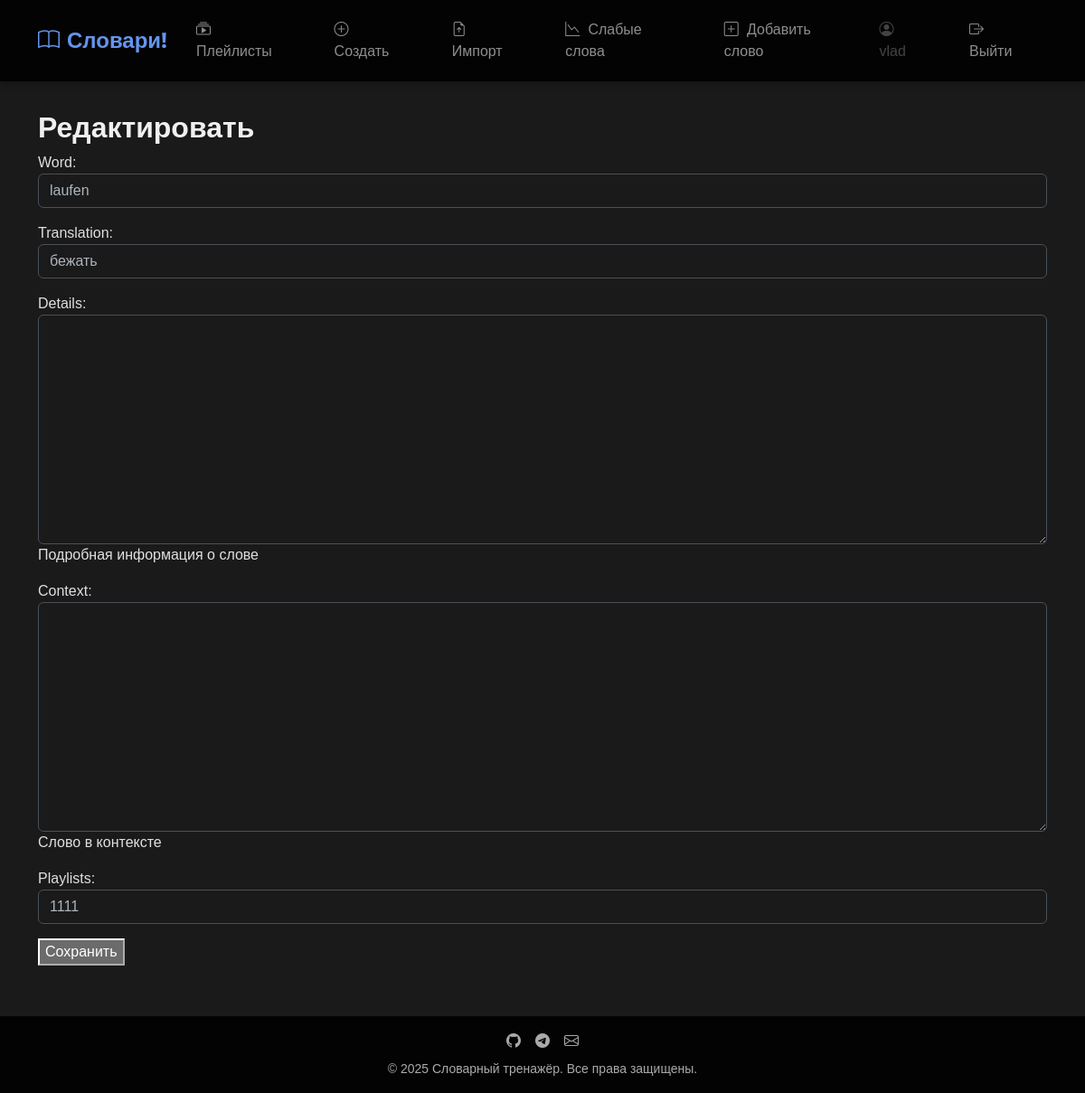
The app's page /words/edit/62/ (signed in) with its own data.
### playlist/models.py (models this page shows, shortened)
class Word(models.Model):
    word = models.CharField(max_length=100)
    translation = models.CharField(max_length=255)
    details = models.TextField(help_text="Подробная информация о слове")
    context = models.TextField(help_text="Слово в контексте")
    playlists = models.ForeignKey(Playlist, on_delete=models.CASCADE, related_name='words')

### playlist/views.py (the view)
# urls.py: path('words/edit/<int:pk>/', views.edit_word, name='edit_word'),
@login_required
def edit_word(request, pk):
    word = get_object_or_404(Word, pk=pk)
    if request.method == 'POST':
        form = WordForm(request.POST, instance=word)
        if form.is_valid():
            form.save()
            return redirect('playlist_list')
    else:
        form = WordForm(instance=word)
    return render(request, 'playlist/edit_word.html', {'form': form})

### playlist/forms.py
class WordForm(forms.ModelForm, BootstrapFormMixin):
    class Meta:
        model = Word
        fields = ['word', 'translation', 'details', 'context', 'playlists']
    def __init__(self, *args, **kwargs):
        user = kwargs.pop('user', None)  # получаем пользователя из kwargs
        super().__init__(*args, **kwargs)
        self.apply_bootstrap_classes()
        if user:
            self.fields['playlists'].queryset = Playlist.objects.filter(user=user)

### playlist/forms.py (called while the page is built)
    def apply_bootstrap_classes(self):
        for field in self.fields.values():
            field.widget.attrs.update({'class': 'form-control'})

### playlist/models.py (called while the page is built)
    def __str__(self):
        return self.title

### playlist/templates/playlist/edit_word.html (shortened to what this page needs)
{% extends "base.html" %}
{% block content %}
  <h2>Редактировать</h2>
  <form method="post">
    {{ form.as_p }}
    <button type="submit">Сохранить</button>
  </form>
{% endblock %}

### templates/base.html (shortened to what this page needs)
{% load static %}
<!DOCTYPE html>
<html lang="ru" data-bs-theme="dark">
<head>
    <link href="https://cdn.jsdelivr.net/npm/bootstrap@5.3.0/dist/css/bootstrap.min.css" rel="stylesheet">
    <link rel="stylesheet" href="https://cdn.jsdelivr.net/npm/bootstrap-icons@1.10.0/font/bootstrap-icons.css">
    <link rel="stylesheet" href="{% static 'css/base.css' %}">
</head>
<body>
    <nav class="navbar navbar-expand-lg navbar-dark">
        <div class="container">
            <a class="navbar-brand d-flex align-items-center" href="{% url 'playlist_list' %}">
                <i class="bi bi-book me-2"></i>Словари!
            </a>
            <div class="collapse navbar-collapse" id="navbarNav">
                <ul class="navbar-nav me-auto">
                    <li class="nav-item">
                        <a class="nav-link" href="{% url 'playlist_list' %}">
                            <i class="bi bi-collection-play"></i> Плейлисты
                        </a>
                    </li>
                    <li class="nav-item">
                        <a class="nav-link" href="{% url 'create_playlist' %}">
                            <i class="bi bi-plus-circle"></i> Создать
                        </a>
                    </li>
                    <li class="nav-item">
                        <a class="nav-link" href="{% url 'bulk_upload_words' %}">
                            <i class="bi bi-file-earmark-arrow-up"></i> Импорт
                        </a>
                    </li>
                    <li class="nav-item">
                        <a class="nav-link" href="{% url 'weak_words_game' %}">
                            <i class="bi bi-graph-down"></i> Слабые слова
                        </a>
                    </li>
                    <li class="nav-item">
                        <a class="nav-link" href="{% url 'create_word' %}">
                            <i class="bi bi-plus-square"></i> Добавить слово
                        </a>
                    </li>
                </ul>
                <ul class="navbar-nav ms-auto">
                    {% if user.is_authenticated %}
                        <li class="nav-item">
                            <span class="nav-link disabled"><i class="bi bi-person-circle"></i> {{ user.username }}</span>
                        </li>
                        <li class="nav-item">
                            <a class="nav-link" href="{% url 'logout' %}"><i class="bi bi-box-arrow-right"></i> Выйти</a>
                        </li>
                    {% endif %}
                </ul>
            </div>
        </div>
    </nav>
    <main class="container flex-grow-1 mb-4 fade-in">
        {% block content %}{% endblock %}
    </main>
    <footer class="py-3 mt-auto">
        <div class="container text-center">
            <div class="d-flex justify-content-center mb-2">
                <a href="#" class="text-secondary mx-2"><i class="bi bi-github"></i></a>
                <a href="#" class="text-secondary mx-2"><i class="bi bi-telegram"></i></a>
                <a href="#" class="text-secondary mx-2"><i class="bi bi-envelope"></i></a>
            </div>
            <p class="mb-0 small">&copy; 2025 Словарный тренажёр. Все права защищены.</p>
        </div>
    </footer>
</body>
</html>

### static/css/base.css (style rules this page uses)
body { font-family: Arial, sans-serif; margin: 0; padding: 0; background: #fafafa; }
nav { background: #333; color: white; padding: 10px; }
nav ul { list-style: none; display: flex; gap: 15px; }
nav ul li a { color: white; text-decoration: none; }
footer { text-align: center; padding: 20px; background: #eee; margin-top: 40px; }

### templates/base.html (style rules this page uses)
:root { --bs-body-bg: #1a1a1a; --bs-dark-bg: #121212; --bs-primary-rgb: 100, 149, 237; --bs-secondary-rgb: 169, 169, 169; --bs-body-font-family: 'Roboto', sans-serif; --bs-heading-font-family: 'Montserrat', sans-serif; }
body { background-color: var(--bs-body-bg); color: #e0e0e0; display: flex; flex-direction: column; min-height: 100vh; }
.navbar { background-color: rgba(0, 0, 0, 0.85) !important; backdrop-filter: blur(10px); box-shadow: 0 2px 10px rgba(0, 0, 0, 0.3); padding: 0.8rem 0; }
.navbar-brand { font-family: var(--bs-heading-font-family); font-weight: 700; font-size: 1.5rem; color: cornflowerblue !important; }
.nav-link { font-weight: 500; padding: 0.5rem 1rem !important; border-radius: 0.5rem; transition: all 0.3s ease; }
.nav-link i { margin-right: 0.3rem; }
main { padding-top: 2rem; padding-bottom: 2rem; }
footer { background-color: rgba(0, 0, 0, 0.85); backdrop-filter: blur(10px); color: #aaa; padding: 1.5rem 0; margin-top: auto; }
h1, h2, h3, h4, h5, h6 { font-family: var(--bs-heading-font-family); font-weight: 600; color: #f0f0f0; }
.fade-in { animation: fadeIn 0.5s ease-out forwards; }

### records on screen
Word: word "laufen", translation "бежать", playlists "1111"

### other values on screen
{{ user.username }} "vlad"
